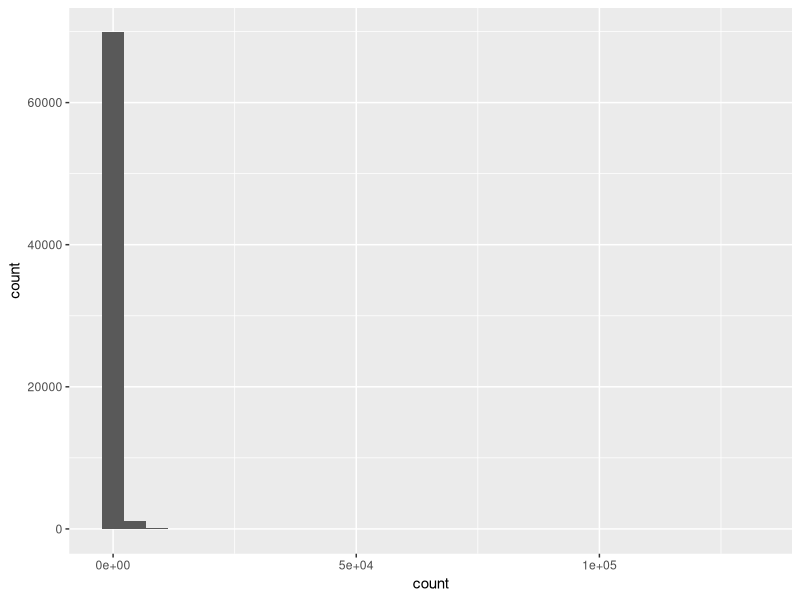
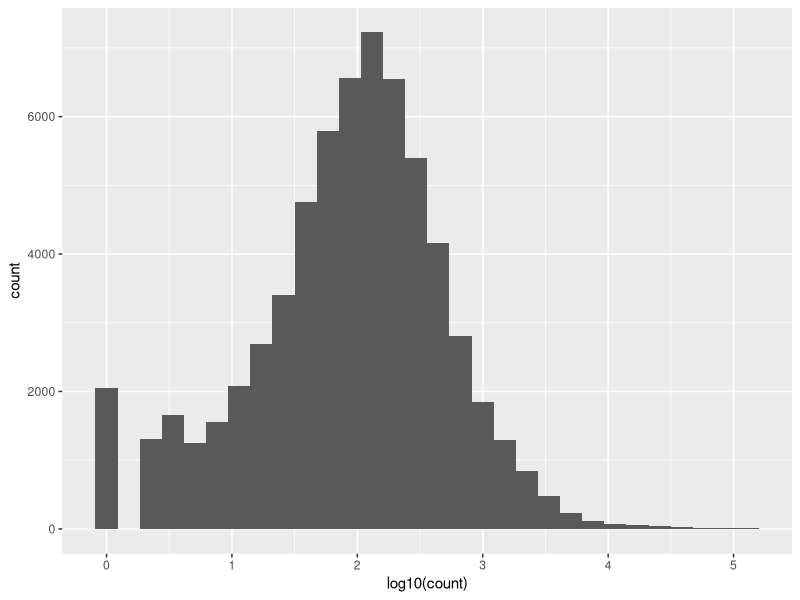
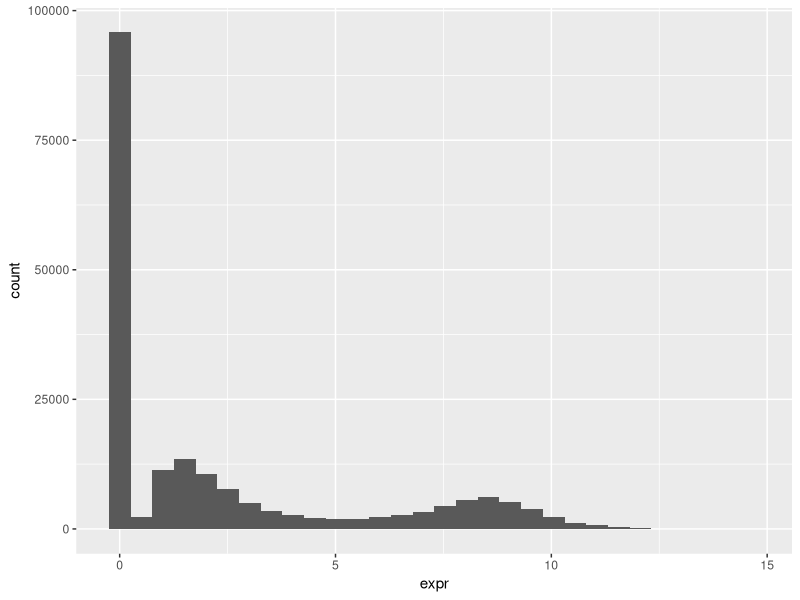

Reproduce these figures in R, in order. (Note: this script raises an error after producing the figures.)
## ---- chunk 1
library(tidyverse)
## ---- chunk 2
# 🐸 import the s30 data
s30 <- read_csv("data-raw/xlaevis_counts_S30.csv")
## ---- chunk 3
# 🐭 import the hspc data
hspc <- read_csv("data-raw/surfaceome_hspc.csv")
## ---- chunk 4
# 🍂 xxxx import the xxxx data
# prog <- read_csv("")
## ---- chunk 5
s30 |>
  pivot_longer(cols = -xenbase_gene_id,
               names_to = "sample",
               values_to = "count") |>
  ggplot(aes(x = count)) +
  geom_histogram()
## ---- chunk 6
s30 |>
  pivot_longer(cols = -xenbase_gene_id,
               names_to = "sample",
               values_to = "count") |>
  ggplot(aes(x = log10(count))) +
  geom_histogram()
## ---- chunk 7
hspc |>
  pivot_longer(cols = -ensembl_gene_id,
               names_to = "cell",
               values_to = "expr") |> 
  ggplot(aes(x = expr)) +
  geom_histogram()
## ---- chunk 8
# examine all the columns quickly
# works well with smaller numbers of column
summary(s30)
## ---- chunk 9

s30 |>
  summarise(sum(S30_C_5 == 0),
            sum(S30_C_6 == 0),
            sum(S30_C_A == 0),
            sum(S30_F_5 == 0),
            sum(S30_F_6 == 0),
            sum(S30_F_A == 0))
## ---- chunk 10
s30 |>
  pivot_longer(cols = -xenbase_gene_id,
               names_to = "sample",
               values_to = "count") |>
  group_by(sample) |>
  summarise(n_zero = sum(count == 0))
## ---- chunk 11
s30 |>
  pivot_longer(cols = -xenbase_gene_id,
               names_to = "sample",
               values_to = "count") |>
  group_by(sample) |>
  summarise(min = min(count),
            lowerq = quantile(count, 0.25),
            mean = mean(count),
            median = median(count),
            upperq = quantile(count, 0.75),
            max = max(count),
            n_zero = sum(count == 0))
## ---- chunk 12
#| echo: false
s30_summary_samp <- s30 |>
  pivot_longer(cols = -xenbase_gene_id,
               names_to = "sample",
               values_to = "count") |>
  group_by(sample) |>
  summarise(min = min(count),
            lowerq = quantile(count, 0.25),
            mean = mean(count),
            median = median(count),
            upperq = quantile(count, 0.75),
            max = max(count),
            n_zero = sum(count == 0))
## ---- chunk 13
write_csv(s30_summary_samp, file = "data-processed/s30_summary_samp.csv")
## ---- chunk 14
s30 |>
  pivot_longer(cols = -xenbase_gene_id,
               names_to = "sample",
               values_to = "count") |>
  ggplot(aes(count)) +
  geom_density() +
  facet_wrap(. ~ sample, nrow = 3)

## ---- chunk 15
s30 |>
  pivot_longer(cols = -xenbase_gene_id,
               names_to = "sample",
               values_to = "count") |>
  ggplot(aes(log10(count))) +
  geom_density() +
  facet_wrap(. ~ sample, nrow = 3)
## ---- chunk 16
#| class: outputscroll
summary(hspc)
## ---- chunk 17
#| class: outputscroll
summary(hspc[1:20])
## ---- chunk 18
hspc_summary_samp <- hspc |>
  pivot_longer(cols = -ensembl_gene_id,
               names_to = "cell",
               values_to = "expr") |>
  group_by(cell) |>
  summarise(min = min(expr),
            lowerq = quantile(expr, 0.25),
            mean = mean(expr),
            median = median(expr),
            sd = sd(expr),
            upperq = quantile(expr, 0.75),
            max = max(expr),
            n_zero = sum(expr == 0))
## ---- chunk 19
hspc_summary_samp |> 
  ggplot(aes(x = cell, y = mean)) +
  geom_pointrange(aes(ymin = mean - sd, 
                      ymax = mean + sd ),
                  size = 0.1)
## ---- chunk 20
hspc_summary_samp |> 
  ggplot(aes(x = reorder(cell, mean), y = mean)) +
  geom_pointrange(aes(ymin = mean - sd, 
                      ymax = mean + sd ),
                  size = 0.1)
## ---- chunk 21
#| echo: false
write_csv(hspc_summary_samp, file = "data-processed/hspc_summary_samp.csv")
## ---- chunk 22
s30_summary_gene <- s30 |>
  pivot_longer(cols = -xenbase_gene_id,
               names_to = "sample",
               values_to = "count") |>
  group_by(xenbase_gene_id) |>
  summarise(min = min(count),
            lowerq = quantile(count, 0.25),
            sd = sd(count),
            mean = mean(count),
            median = median(count),
            upperq = quantile(count, 0.75),
            max = max(count),
            total = sum(count),
            n_zero = sum(count == 0))
## ---- chunk 23
s30_summary_gene |> 
  ggplot(aes(x = reorder(xenbase_gene_id, mean), y = log10(mean))) +
  geom_pointrange(aes(ymin = log10(mean - sd), 
                      ymax = log10(mean + sd )),
                  size = 0.1)
## ---- chunk 24
#| echo: false
write_csv(s30_summary_gene, file = "data-processed/s30_summary_gene.csv")
## ---- chunk 25
hspc_summary_gene <- hspc |>
  pivot_longer(cols = -ensembl_gene_id,
               names_to = "cell",
               values_to = "expr") |>
  group_by(ensembl_gene_id) |>
  summarise(min = min(expr),
            lowerq = quantile(expr, 0.25),
            sd = sd(expr),
            mean = mean(expr),
            median = median(expr),
            upperq = quantile(expr, 0.75),
            max = max(expr),
            total = sum(expr),
            n_zero = sum(expr == 0))
## ---- chunk 26
hspc_summary_gene |> 
  ggplot(aes(x = reorder(ensembl_gene_id, mean), y = mean))+
  geom_pointrange(aes(ymin = mean - sd, 
                      ymax = mean + sd),
                  size = 0.1)
## ---- chunk 27
#| echo: false
write_csv(hspc_summary_gene, file = "data-processed/hspc_summary_gene.csv")
## ---- chunk 28
s30_summary_gene_filtered <- s30_summary_gene |> 
  filter(total > 20) |> 
  filter(n_zero < 2)
## ---- chunk 29
write_csv(s30_summary_gene_filtered, 
          file = "data-processed/s30_summary_gene_filtered.csv")
## ---- chunk 30
s30_filtered <- s30 |> 
  filter(xenbase_gene_id %in%  s30_summary_gene_filtered$xenbase_gene_id)
## ---- chunk 31
write_csv(s30_filtered, 
          file = "data-processed/s30_filtered.csv")
